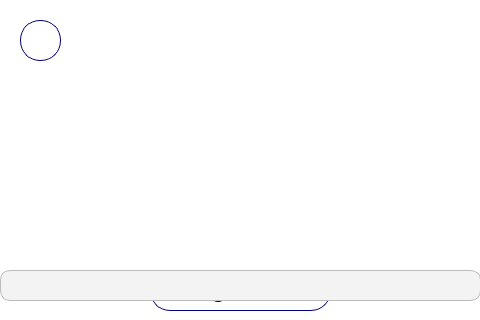
<?xml version="1.0" encoding="UTF-8"?>
<ui version="4.0">
 <class>MainWindow</class>
 <widget class="QMainWindow" name="MainWindow">
  <property name="geometry">
   <rect>
    <x>0</x>
    <y>0</y>
    <width>480</width>
    <height>320</height>
   </rect>
  </property>
  <property name="windowTitle">
   <string>MainWindow</string>
  </property>
  <property name="styleSheet">
   <string notr="true">font-family: Poppins;
background-color: white;</string>
  </property>
  <widget class="QWidget" name="centralwidget">
   <property name="styleSheet">
    <string notr="true">QPushButton {
	height: 40px;
	border-radius: 20px;
	border: 1px solid #00007f;
	background-color: white;
	color: #00007f;
	font-weight: 500;
	font-size: 18px;
}

QLabel {
		text-align: center;
	}</string>
   </property>
   <widget class="QPushButton" name="skipBtn">
    <property name="geometry">
     <rect>
      <x>150</x>
      <y>220</y>
      <width>181</width>
      <height>41</height>
     </rect>
    </property>
    <property name="text">
     <string>Omitir</string>
    </property>
   </widget>
   <widget class="QPushButton" name="nextBtn">
    <property name="geometry">
     <rect>
      <x>150</x>
      <y>270</y>
      <width>181</width>
      <height>41</height>
     </rect>
    </property>
    <property name="text">
     <string>Siguiente</string>
    </property>
   </widget>
   <widget class="QLabel" name="imgLbl">
    <property name="geometry">
     <rect>
      <x>180</x>
      <y>10</y>
      <width>121</width>
      <height>121</height>
     </rect>
    </property>
    <property name="styleSheet">
     <string notr="true"/>
    </property>
    <property name="text">
     <string/>
    </property>
   </widget>
   <widget class="QPushButton" name="backBtn">
    <property name="geometry">
     <rect>
      <x>20</x>
      <y>20</y>
      <width>41</width>
      <height>41</height>
     </rect>
    </property>
    <property name="styleSheet">
     <string notr="true"/>
    </property>
    <property name="text">
     <string/>
    </property>
   </widget>
   <widget class="QLabel" name="instLbl">
    <property name="geometry">
     <rect>
      <x>14</x>
      <y>140</y>
      <width>451</width>
      <height>71</height>
     </rect>
    </property>
    <property name="styleSheet">
     <string notr="true">font-size: 12pt;</string>
    </property>
    <property name="text">
     <string>&lt;html&gt;&lt;head/&gt;&lt;body&gt;&lt;p align=&quot;center&quot;&gt;&lt;br/&gt;&lt;/p&gt;&lt;/body&gt;&lt;/html&gt;</string>
    </property>
   </widget>
   <widget class="QProgressBar" name="loadingBar">
    <property name="geometry">
     <rect>
      <x>0</x>
      <y>270</y>
      <width>481</width>
      <height>31</height>
     </rect>
    </property>
    <property name="styleSheet">
     <string notr="true">QProgressBar {
    border: 1px solid #bbb;
    border-radius: 5px;
    background-color: #f3f3f3;
	border-radius: 10px;
}

QProgressBar::chunk {
    background-color: #00007f;
	border-radius: 10px;
}
</string>
    </property>
    <property name="value">
     <number>0</number>
    </property>
    <property name="textVisible">
     <bool>false</bool>
    </property>
   </widget>
   <widget class="QLabel" name="showVoltLbl">
    <property name="geometry">
     <rect>
      <x>60</x>
      <y>211</y>
      <width>361</width>
      <height>51</height>
     </rect>
    </property>
    <property name="styleSheet">
     <string notr="true">font-size: 18pt;
color: rgb(213, 213, 213);</string>
    </property>
    <property name="text">
     <string/>
    </property>
   </widget>
  </widget>
 </widget>
 <resources/>
 <connections/>
</ui>
